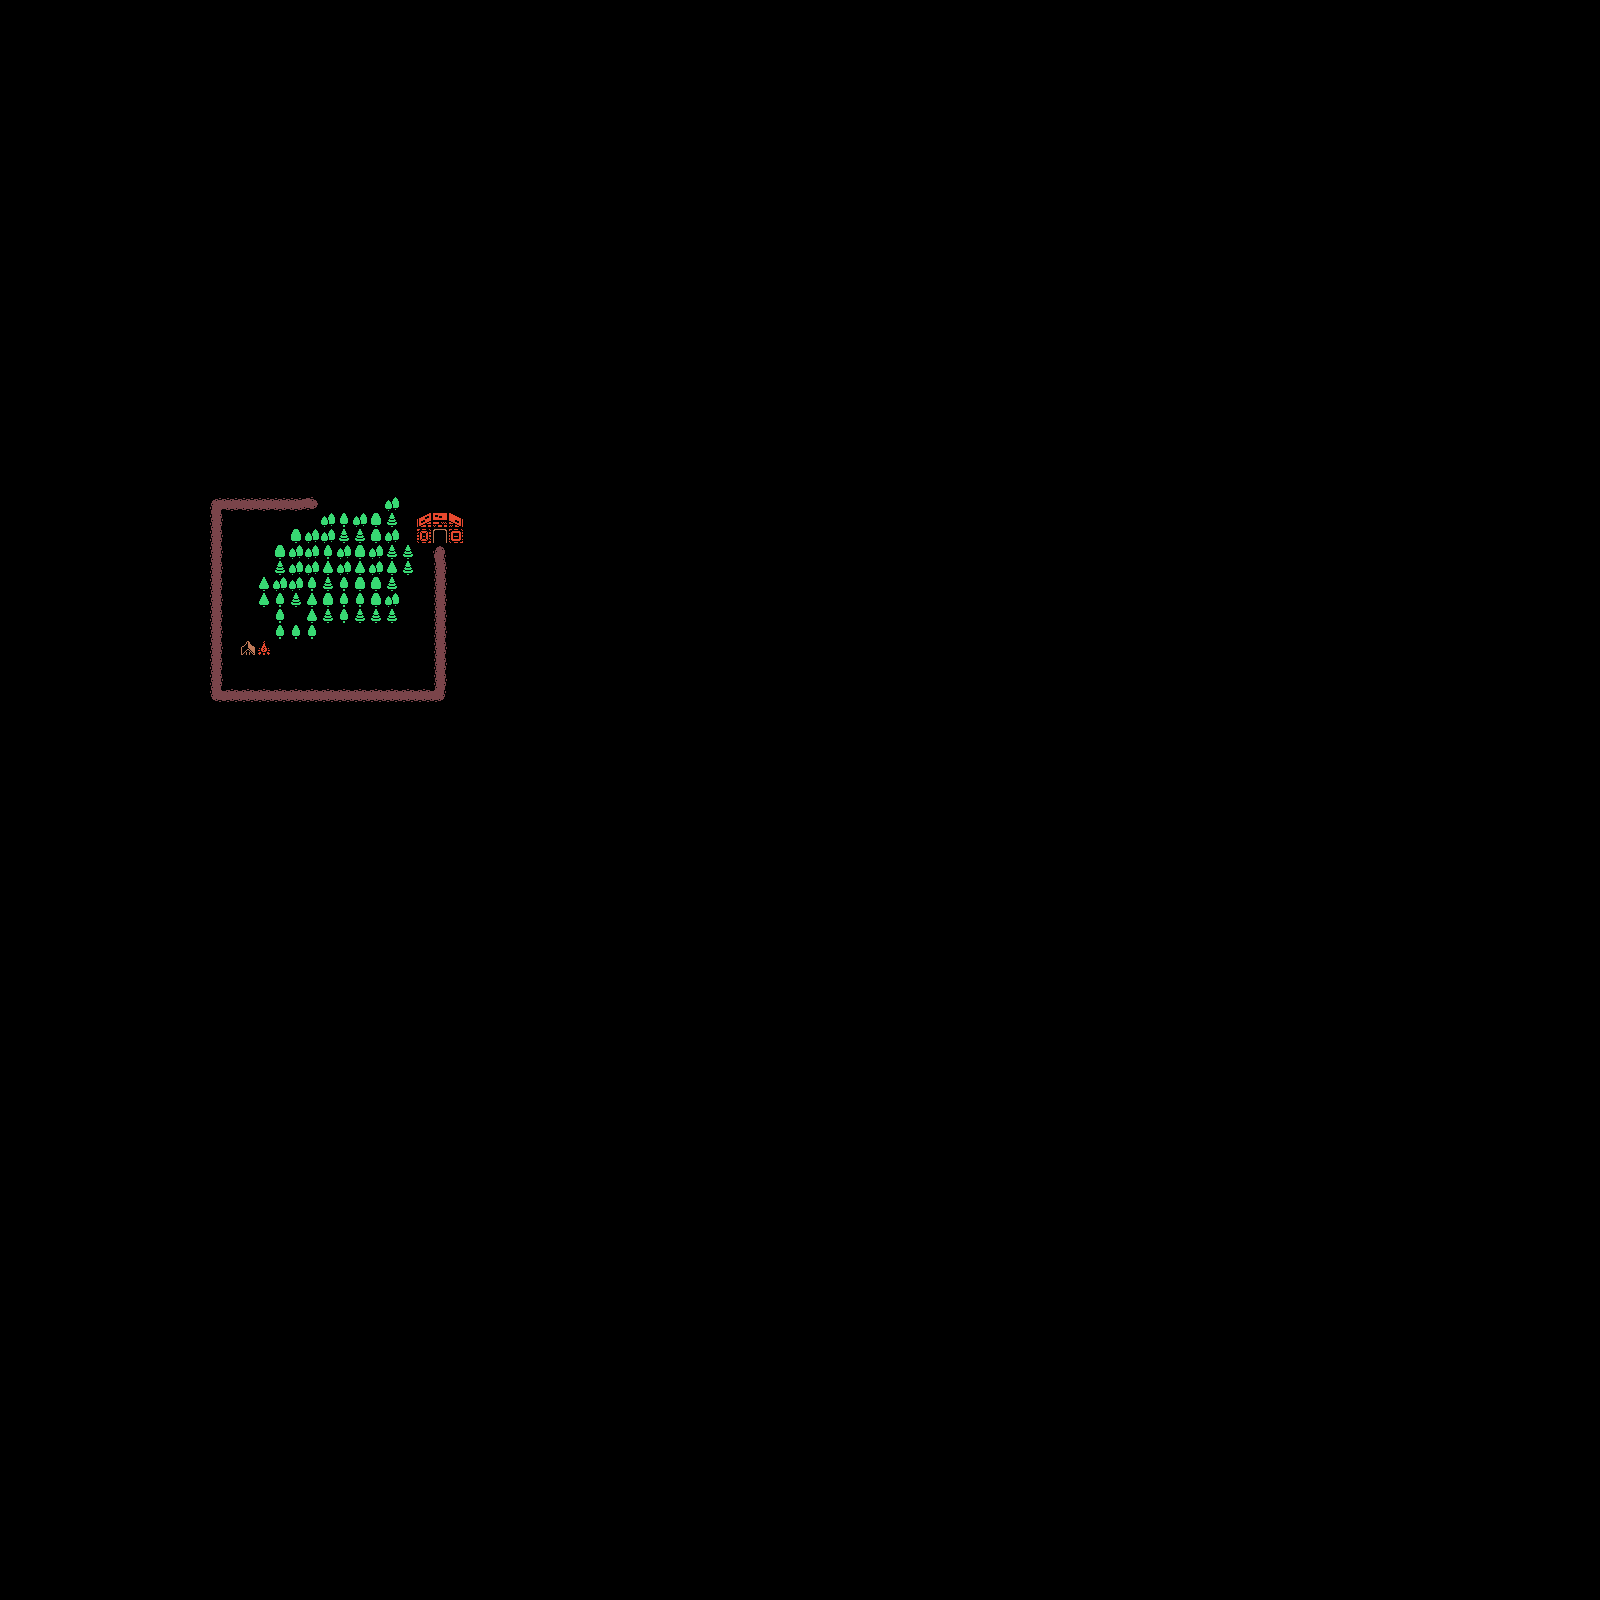

A 2D game scene composited from a Tiled map and its tileset images. What follows is a short description and the map's XML, with each tile layer's data collapsed to a summary:
An orthogonal 100x100 tile map with 16x16 px tiles, 1 tile layer (Tile Layer 1).

<map version="1.10" tiledversion="1.10.2" orientation="orthogonal" renderorder="right-down" width="100" height="100" tilewidth="16" tileheight="16" infinite="0" nextlayerid="2" nextobjectid="1">
 <editorsettings>
  <export target="../../maps/world2.tscn" format="tscn" />
 </editorsettings>
 <properties>
  <property name="exportAlternates" type="bool" value="true" />
 </properties>
 <tileset firstgid="1" source="tilesets/1-Bit.tsx" />
 <layer id="1" name="Tile Layer 1" width="100" height="100">
  <data>[10000 cells, 109 non-empty, 16 distinct tile ids]</data>
 </layer>
</map>
